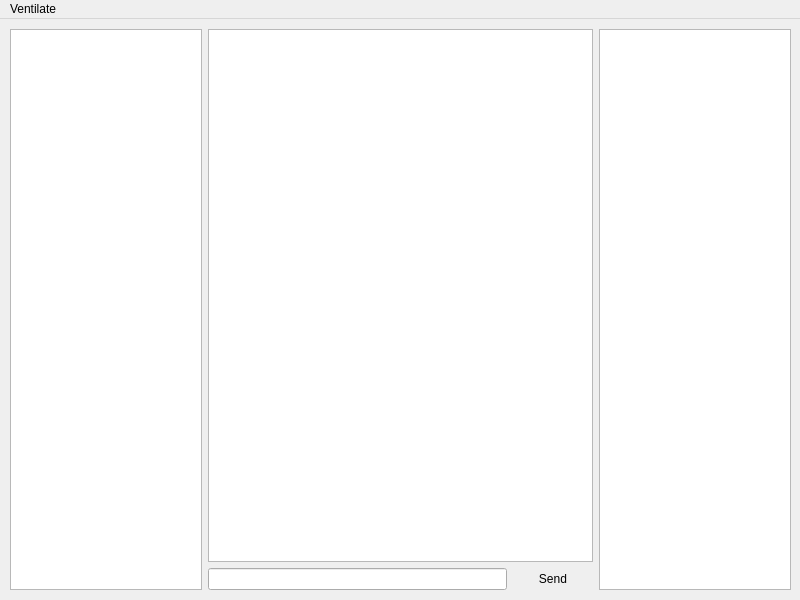
<?xml version="1.0" encoding="UTF-8"?>
<ui version="4.0">
 <class>MainWindow</class>
 <widget class="QMainWindow" name="MainWindow">
  <property name="geometry">
   <rect>
    <x>0</x>
    <y>0</y>
    <width>800</width>
    <height>600</height>
   </rect>
  </property>
  <property name="windowTitle">
   <string>Ventilate</string>
  </property>
  <widget class="QWidget" name="centralwidget">
   <widget class="QWidget" name="horizontalLayoutWidget">
    <property name="geometry">
     <rect>
      <x>10</x>
      <y>10</y>
      <width>781</width>
      <height>561</height>
     </rect>
    </property>
    <layout class="QHBoxLayout" name="windowLayout" stretch="1,2,1">
     <item>
      <widget class="QListWidget" name="chatList">
       <property name="sizePolicy">
        <sizepolicy hsizetype="Expanding" vsizetype="Expanding">
         <horstretch>0</horstretch>
         <verstretch>0</verstretch>
        </sizepolicy>
       </property>
      </widget>
     </item>
     <item>
      <layout class="QVBoxLayout" name="chatLayout">
       <item>
        <widget class="QTextEdit" name="chatBox">
         <property name="readOnly">
          <bool>true</bool>
         </property>
        </widget>
       </item>
       <item>
        <layout class="QHBoxLayout" name="composeLayout">
         <item>
          <widget class="QLineEdit" name="inputText"/>
         </item>
         <item>
          <widget class="QPushButton" name="sendButton">
           <property name="text">
            <string>Send</string>
           </property>
           <property name="autoDefault">
            <bool>true</bool>
           </property>
           <property name="default">
            <bool>true</bool>
           </property>
           <property name="flat">
            <bool>true</bool>
           </property>
          </widget>
         </item>
        </layout>
       </item>
      </layout>
     </item>
     <item>
      <widget class="QTreeView" name="userList"/>
     </item>
    </layout>
   </widget>
  </widget>
  <widget class="QMenuBar" name="menubar">
   <property name="geometry">
    <rect>
     <x>0</x>
     <y>0</y>
     <width>800</width>
     <height>22</height>
    </rect>
   </property>
   <widget class="QMenu" name="menuVentilate">
    <property name="title">
     <string>Ventilate</string>
    </property>
   </widget>
   <addaction name="menuVentilate"/>
  </widget>
 </widget>
 <resources/>
 <connections/>
</ui>
